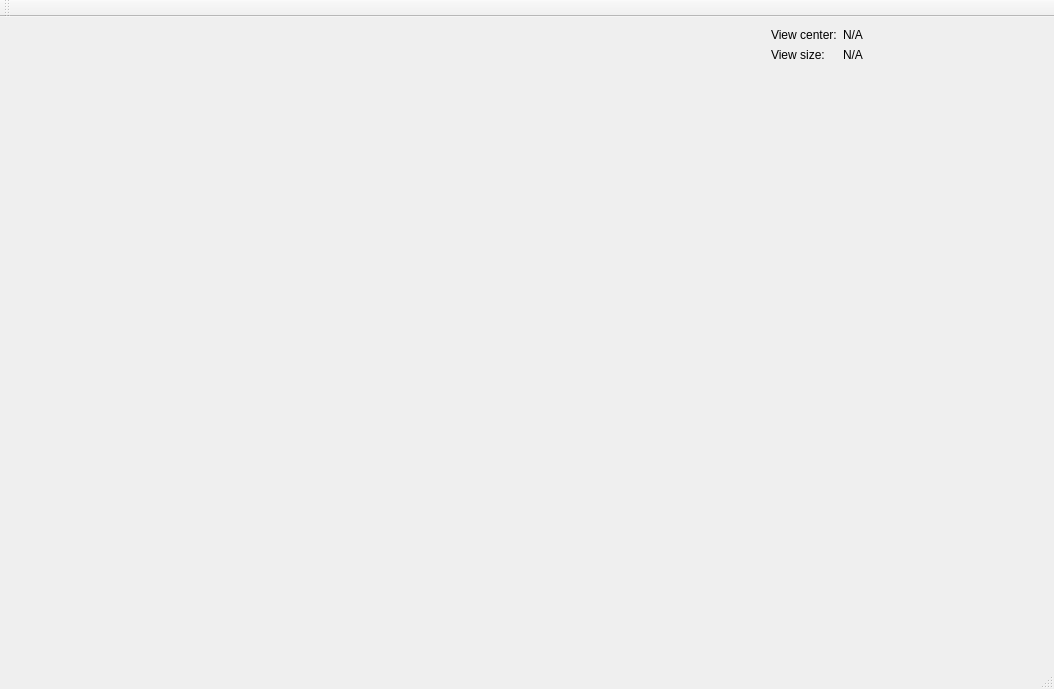
<?xml version="1.0" encoding="UTF-8"?>
<ui version="4.0">
 <class>MainWindow</class>
 <widget class="QMainWindow" name="MainWindow">
  <property name="geometry">
   <rect>
    <x>0</x>
    <y>0</y>
    <width>1054</width>
    <height>689</height>
   </rect>
  </property>
  <property name="windowTitle">
   <string>MainWindow</string>
  </property>
  <widget class="QWidget" name="centralWidget">
   <layout class="QHBoxLayout" name="horizontalLayout_2">
    <item>
     <widget class="QWidget" name="mapRenderingWidget" native="true">
      <property name="sizePolicy">
       <sizepolicy hsizetype="Expanding" vsizetype="Preferred">
        <horstretch>0</horstretch>
        <verstretch>0</verstretch>
       </sizepolicy>
      </property>
      <layout class="QHBoxLayout" name="horizontalLayout"/>
     </widget>
    </item>
    <item>
     <layout class="QVBoxLayout" name="controlsLayouts">
      <item>
       <layout class="QFormLayout" name="formLayout">
        <item row="0" column="0">
         <widget class="QLabel" name="renderCenterTextLabel">
          <property name="text">
           <string>View center:</string>
          </property>
         </widget>
        </item>
        <item row="0" column="1">
         <widget class="QLabel" name="renderCenterLabel">
          <property name="sizePolicy">
           <sizepolicy hsizetype="Minimum" vsizetype="Preferred">
            <horstretch>0</horstretch>
            <verstretch>0</verstretch>
           </sizepolicy>
          </property>
          <property name="minimumSize">
           <size>
            <width>200</width>
            <height>0</height>
           </size>
          </property>
          <property name="text">
           <string>N/A</string>
          </property>
         </widget>
        </item>
        <item row="1" column="0">
         <widget class="QLabel" name="viewSizeTextLabel">
          <property name="text">
           <string>View size:</string>
          </property>
         </widget>
        </item>
        <item row="1" column="1">
         <widget class="QLabel" name="viewSizeLabel">
          <property name="sizePolicy">
           <sizepolicy hsizetype="Minimum" vsizetype="Preferred">
            <horstretch>0</horstretch>
            <verstretch>0</verstretch>
           </sizepolicy>
          </property>
          <property name="minimumSize">
           <size>
            <width>200</width>
            <height>0</height>
           </size>
          </property>
          <property name="text">
           <string>N/A</string>
          </property>
         </widget>
        </item>
       </layout>
      </item>
     </layout>
    </item>
   </layout>
  </widget>
  <widget class="QMenuBar" name="menuBar">
   <property name="geometry">
    <rect>
     <x>0</x>
     <y>0</y>
     <width>1054</width>
     <height>22</height>
    </rect>
   </property>
  </widget>
  <widget class="QToolBar" name="mainToolBar">
   <attribute name="toolBarArea">
    <enum>TopToolBarArea</enum>
   </attribute>
   <attribute name="toolBarBreak">
    <bool>false</bool>
   </attribute>
  </widget>
  <widget class="QStatusBar" name="statusBar"/>
 </widget>
 <layoutdefault spacing="6" margin="11"/>
 <resources/>
 <connections/>
</ui>
